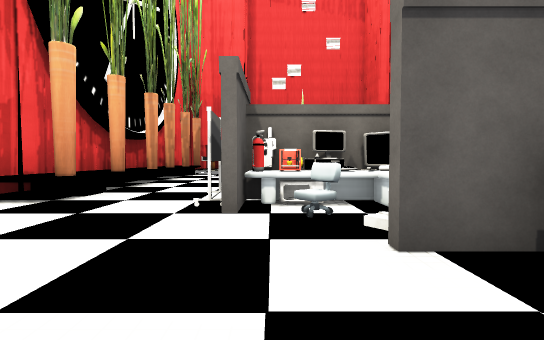
view 1 (above)

24 first-person views from a walk through a 3-D level made in the Unity game engine. The camera is 1.4 m above the floor, tilts 2° down and sees 85° across. Doors are open. The floor is counted in squares, 2 m on a side. Each view is taken from the middle of a square. On the plan, view 1 faces up. The plan holds only what a view shows up to about 10 squares ahead; the rest is blank. The place goes on beyond the plan. Some surface patterns are stand-ins.

view 2
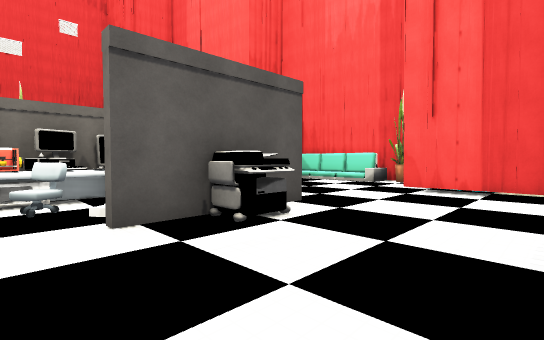

view 3
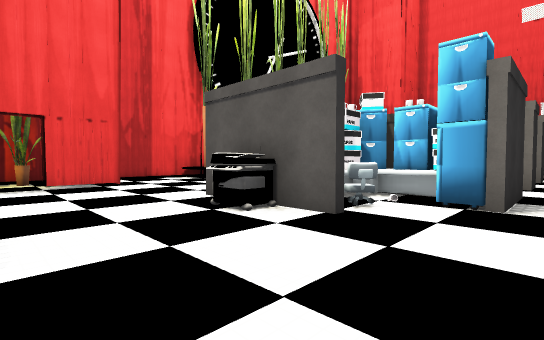

view 4
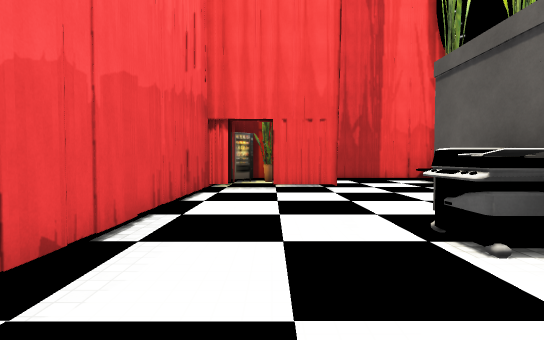

view 5
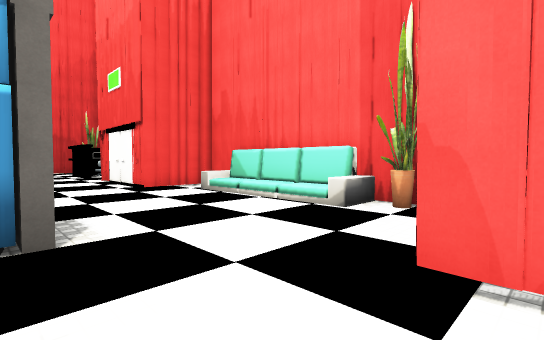

view 6
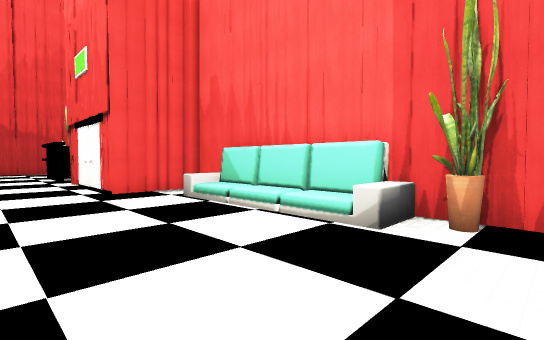

view 7
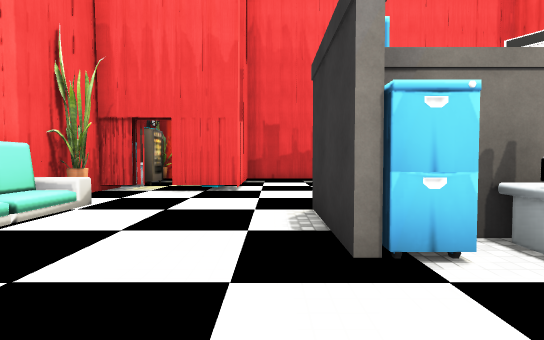

view 8
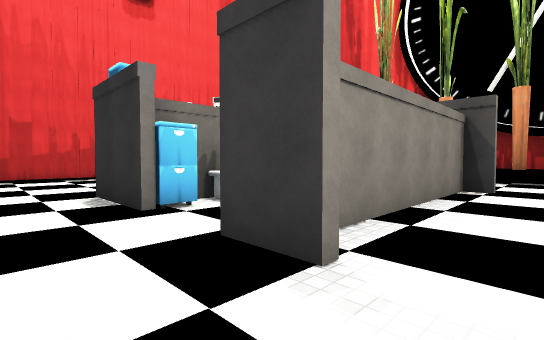

view 9
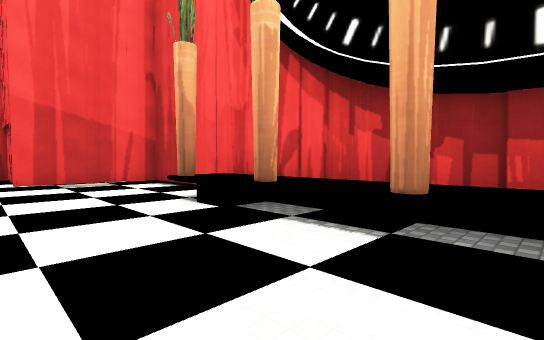

view 10
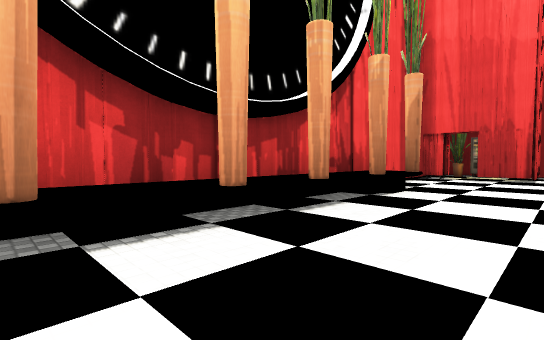

view 11
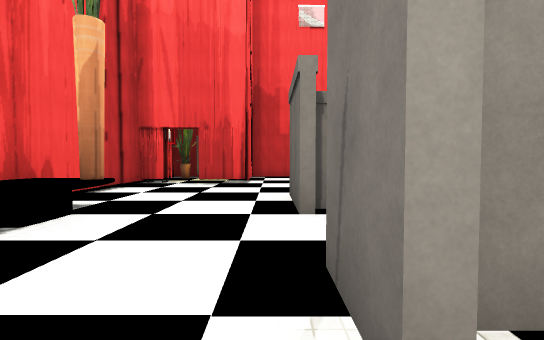

view 12
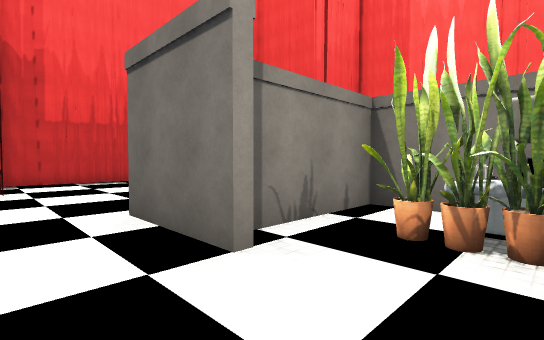

view 13
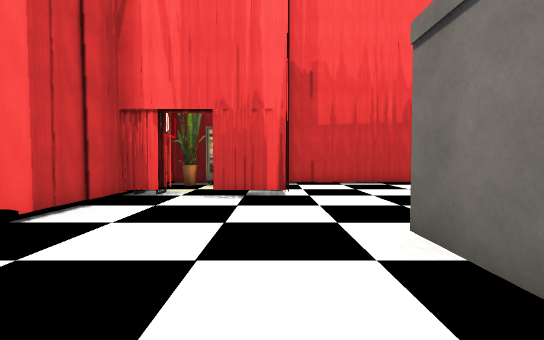

view 14
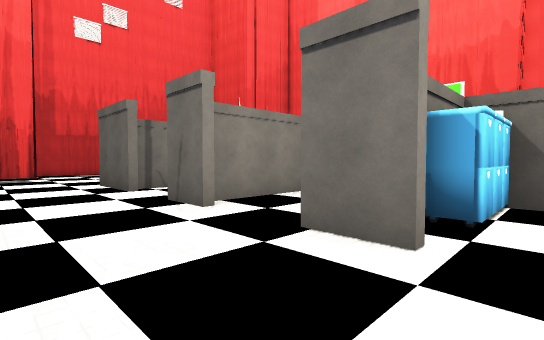

view 15
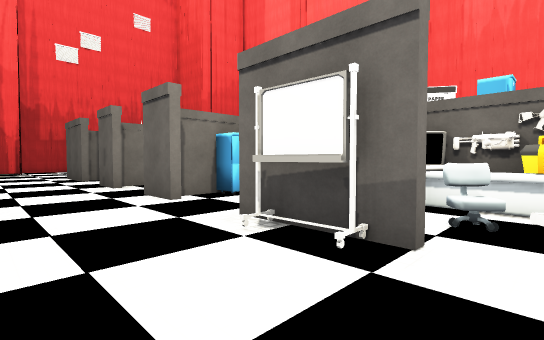

view 16
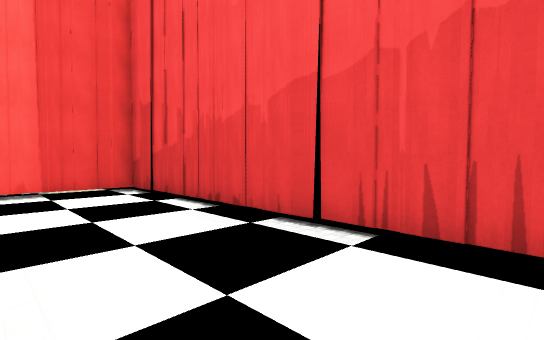

view 17
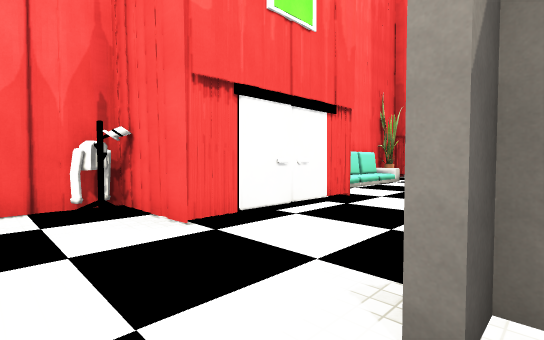

view 18
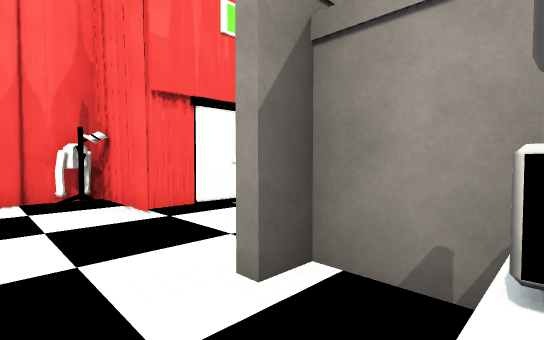

view 19
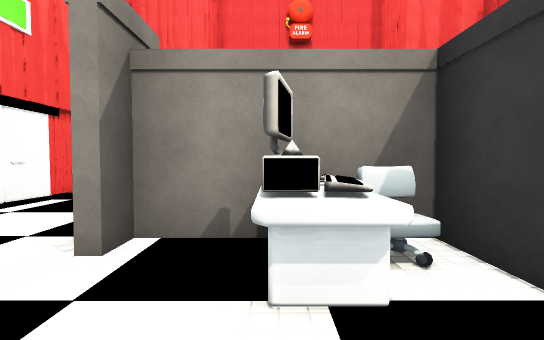

view 20
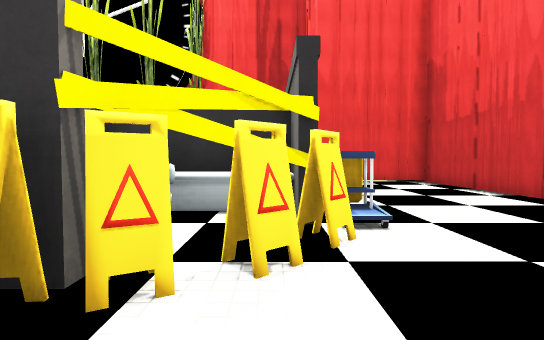

view 21
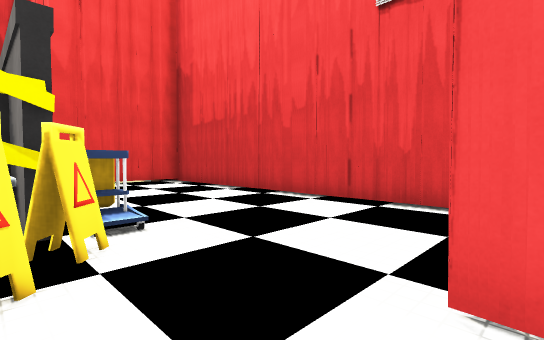

view 22
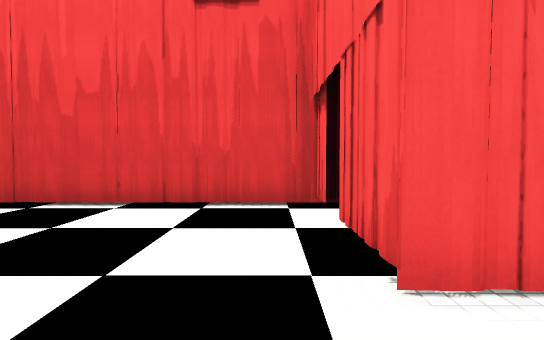

view 23
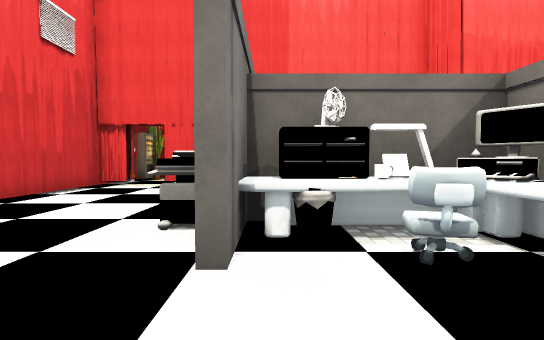

view 24
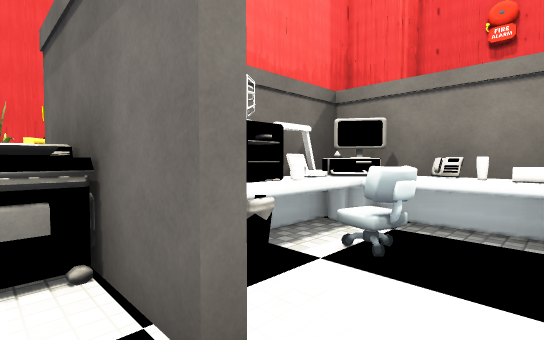

### Floor plan
Key: @ floor where view 1 was taken; # wall or solid block; . floor; / step, stairs or slope; D open door; = window, fence, low wall or low ledge; ^ raised ledge; P printer; C computer; T TV; H chair; S sofa; L plant; A cabinet; E desk; B toolbox; R cart; O other object.
Columns run from 5 left of view 1 to 10 right of it. Each row starts with its distance up from view 1.
 22 ^^ ^========^
 21 ###=........D##
 20   .=........D
 19  OD=........
 18 #DD=...PR/..
 17 #.....#####..
 16 #.....HO^O##
 15 #...#OOC O
 14 ^^...#..#.
 13 ^^...L..#....^ #
 12 ^ ... L HC#..=##
 11 ^^...#E...#..= #
 10 ^ ...........#
  9 ^#...........#
  8 ^ ..##AA###....#
  7 ^^..... #....=/=
  6 ^ ...#O  OA.../S
  5 ^^..OPCTAA#..=/S
  4 #....HCOO=A..=/S
  3 #...../B H....L#
  2 #.....#P#... DD#
  1 #===........ OD#
  0 ###D.@......  ##
 -1 ###D........  #
 -2    #########^ ^

Where each view was taken, in squares from view 1:
view 1: 0 up, 0 right, facing up
view 2: 1 down, 0 right, facing up-right
view 3: 1 down, 6 right, facing up-left
view 4: 0 up, 5 right, facing left
view 5: 1 up, 5 right, facing up-right
view 6: 2 up, 6 right, facing up-right
view 7: 8 up, 6 right, facing down
view 8: 10 up, 7 right, facing down-left
view 9: 10 up, 1 left, facing down-left
view 10: 7 up, 1 left, facing up-left
view 11: 10 up, 1 left, facing up
view 12: 12 up, 2 left, facing up-right
view 13: 13 up, 2 left, facing up
view 14: 7 up, 3 left, facing up-right
view 15: 3 up, 3 left, facing up-right
view 16: 1 up, 0 right, facing down-right
view 17: 13 up, 5 right, facing down-right
view 18: 13 up, 4 right, facing down-right
view 19: 14 up, 4 right, facing down
view 20: 17 up, 7 right, facing left
view 21: 17 up, 7 right, facing up-left
view 22: 17 up, 6 right, facing up
view 23: 17 up, 1 left, facing right
view 24: 18 up, 0 right, facing down-right
